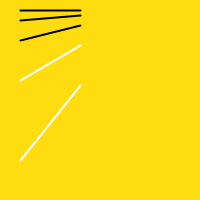
Frame 1 (no input)
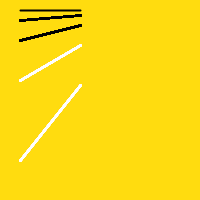
Frame 60 (the mouse pressed at the canvas centre just before this capture)
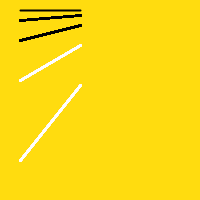
Frame 120 (the mouse held since frame 60 and released just before this capture)

The Processing sketch that drew these frames (run headless with seeded random() and noise(); from frame 60 on, the mouse is pressed at the canvas centre):

// Processing sketch: processing_96822
// ── processing_96822.pde

// Emanuele Reis - Exercício Reforço 2

void setup (){
size (200,200);
background (#FFDC0F);
strokeWeight (2);
 line (20,10,80,10);
}

void draw (){
  for (int x=10; x<100; x=x+x) {
  stroke (0);
    if (x>30){
      stroke(255);
    }
    line(20, x*2, 80, x+5);
  }
}
